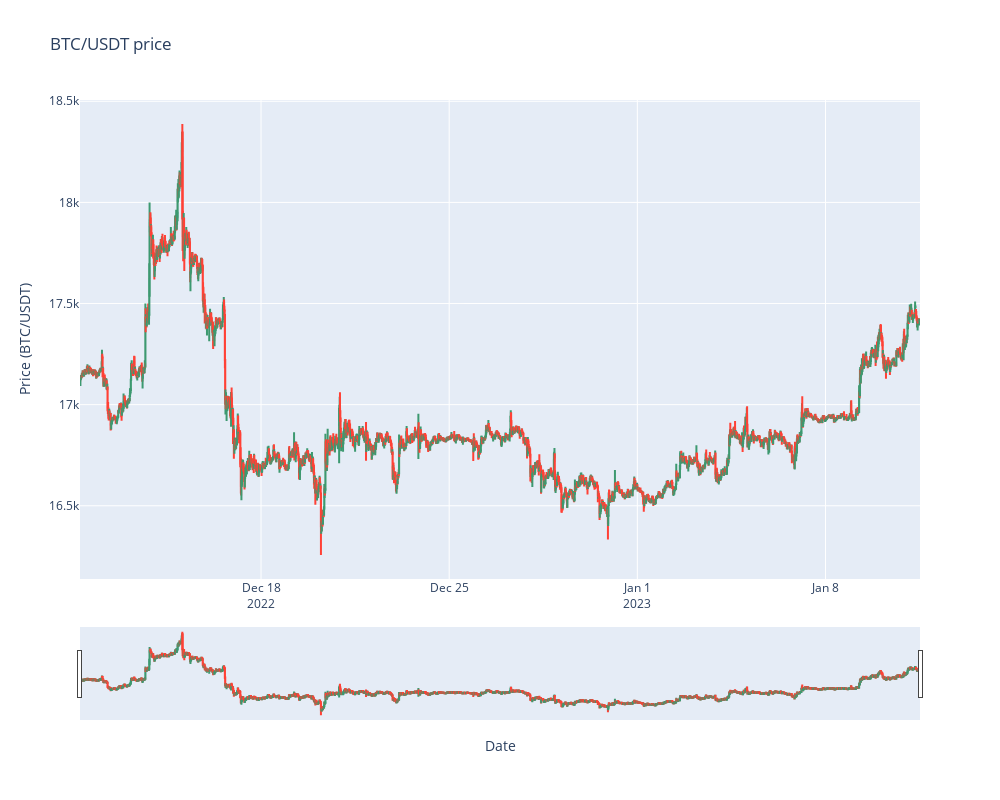

Notebook cell for this chart:
### Markdown cell above
### 📌 Visualize prices as candle stick

### Code cell
fig = go.Figure(data=[go.Candlestick(x=pd_df.index,
                open=pd_df['Open price'],
                high=pd_df['High price'],
                low=pd_df['Low price'],
                close=pd_df['Close price'])])
# set new height and width
fig.update_layout(
    height=800,
    width=1000,
    title_text="BTC/USDT price",
    yaxis_title="Price (BTC/USDT)",
    xaxis_title="Date",
    xaxis_rangeslider_visible=True
)

fig.show()

### Figure 1 — Plotly figure (JSON) as saved in the notebook; plotly's stock layout.template omitted (floating-point values rounded to 4 significant figures; data arrays with more than 128 entries replaced by an {"elided": "..."} marker saying what was removed)
{"data": [{"close": {"elided": "3000 float values"}, "high": {"elided": "3000 float values"}, "low": {"elided": "3000 float values"}, "open": {"elided": "3000 float values"}, "type": "candlestick", "x": {"elided": "3000 str values"}}], "layout": {"height": 800, "title": {"text": "BTC/USDT price"}, "width": 1000, "xaxis": {"rangeslider": {"visible": true}, "title": {"text": "Date"}}, "yaxis": {"title": {"text": "Price (BTC/USDT)"}}}}
